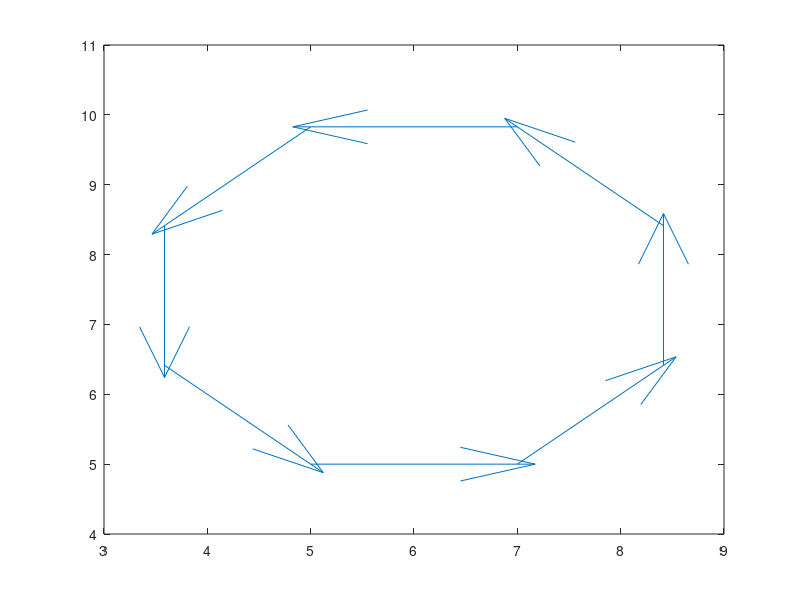

The MATLAB source for this figure:
clear all
close all

%d)
n=8;
l=[2;0];
ang=2*pi/n;
rod=[cos(ang) -sin(ang);sin(ang) cos(ang)];
xini = 5; yini = 5;
x = 5; y = 5;
P = [xini;yini];
for i=2:n
    l(:,i)=rod*l(:,i-1);
    x = x + l(1,i-1);
    y = y + l(2,i-1);
    xini = [xini,x];
    yini = [yini,y];
end
axis equal
quiver(xini,yini,l(1,:),l(2,:))